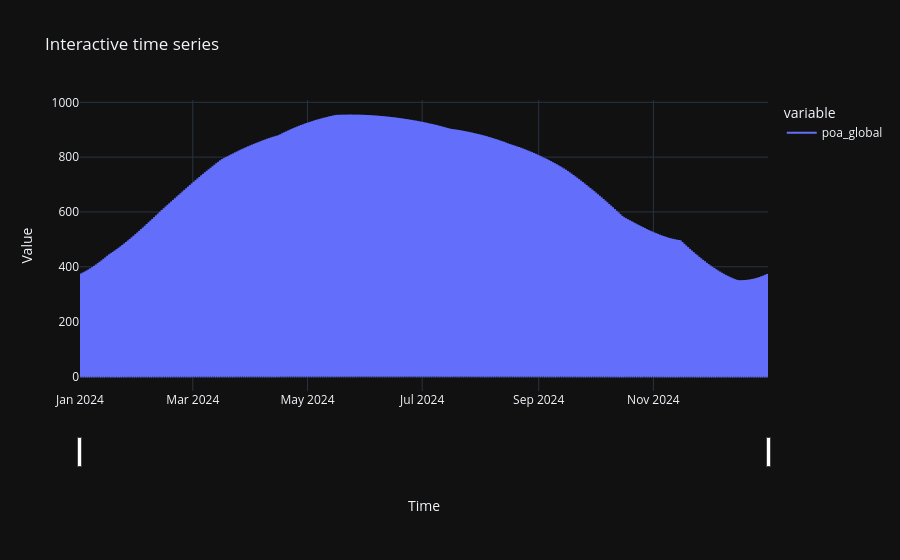

The notebook cell this image was saved under:
### Code cell
import plotly.express as px
import plotly.io as pio

#pio.renderers.default = "plotly_mimetype"  # Or PLOTLY_RENDERER=plotly_mimetype

# Assume df is your DataFrame with a tz-aware DatetimeIndex and one or more value columns
x = poa_global.index.tz_convert(TZ).tz_localize(None)
df = poa_global.to_frame(name='poa_global')

fig = px.line(
    df.assign(__x__=x),                 # keep columns, add naive datetime
    x="__x__",                          # x-axis
    y=[c for c in df.columns],          # all numeric columns; or y="y" for single series
    title="Interactive time series",
)
fig.update_layout(
    hovermode="x unified",
    xaxis_title="Time",
    yaxis_title="Value",
    xaxis=dict(rangeslider=dict(visible=True)),  # drag to zoom with slider
)
fig.show()

### Figure 1 — Plotly figure (JSON) as saved in the notebook; plotly's stock layout.template omitted (floating-point values rounded to 4 significant figures; data arrays with more than 128 entries replaced by an {"elided": "..."} marker saying what was removed)
{"data": [{"hovertemplate": "variable=poa_global<br>__x__=%{x}<br>value=%{y}<extra></extra>", "legendgroup": "poa_global", "line": {"color": "#636efa", "dash": "solid"}, "marker": {"symbol": "circle"}, "mode": "lines", "name": "poa_global", "showlegend": true, "x": {"elided": "8783 str values"}, "xaxis": "x", "y": {"elided": "8783 float values"}, "yaxis": "y", "type": "scattergl"}], "layout": {"xaxis": {"anchor": "y", "domain": [0.0, 1.0], "title": {"text": "Time"}, "rangeslider": {"visible": true}}, "yaxis": {"anchor": "x", "domain": [0.0, 1.0], "title": {"text": "Value"}}, "legend": {"title": {"text": "variable"}, "tracegroupgap": 0}, "title": {"text": "Interactive time series"}, "hovermode": "x unified"}}
